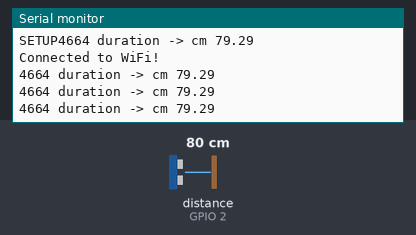
A sketch run on a simulated ESP8266 (NodeMCU). Shown: the last lines printed to the serial monitor. Wiring (inferred from the names in the program): ultrasonic range finder: trigger GPIO 0; echo GPIO 2. The inputs (shaded band) are chosen by the test bench; at power-on: distance to the obstacle (sensor on GPIO 2) 80 cm. The echo pulse lasts 58.3 µs per cm; WiFi joins after 1.5 s; servers stay silent unless stated; uploads are accepted with an empty reply.

Above: at 2.7 s.
2.8 s: distance to the obstacle (sensor on GPIO 2) set to 2 cm
At 3.33 s:
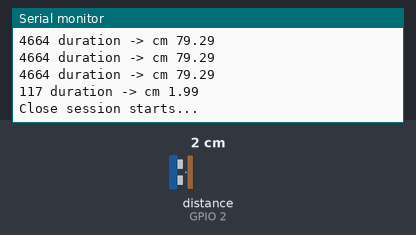
4.5 s: distance to the obstacle (sensor on GPIO 2) set to 35 cm
At 4.94 s:
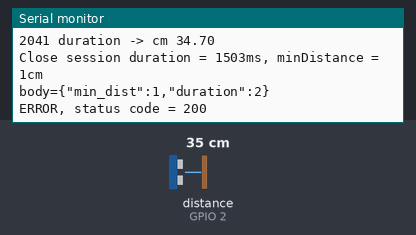
Timing chart, 0 to 7.5 s (numbered marks = the images above; inputs shaded):
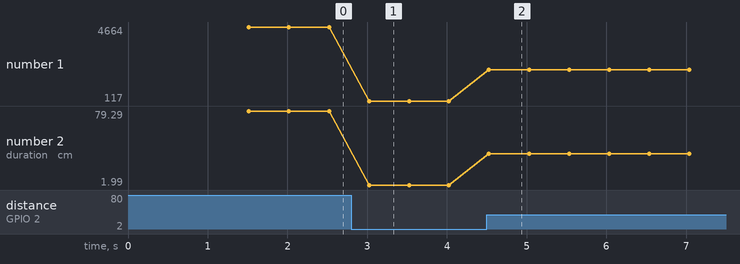

The sketch:

plant_guard_debug_version.ino
```cpp
// load this to EXP8266 ESP-01
// then keep GPIO0 disconnected, touch RESET to GND, connect GPIO0 where it's needed
// No LED or buzzer to keep RX and TX for debug prints
#define TRIG 0
#define ECHO 2
#define measureEveryMs 500
#define blinkEveryMs 200
#define distanceThreshold 30
#define DEVICE_API_KEY "same-key-as-in-lambda"
#define API_Endpoint "<APIEndpoint from `sam deploy`>/event"

#include <ESP8266WiFi.h>
#include <ESP8266HTTPClient.h>
#include <WiFiClientSecure.h>

uint8_t cm;
unsigned long lastMeasureTime;
bool closeSession;  // something is closer than threshold right now
unsigned long closeSessionStart;  // millis() of something getting close
uint8_t minDistance;

const char ssid[] = "wifi-ssid";
const char pass[] = "wifi-pass";

void setup() {
  Serial.begin(74880);
  Serial.print("SETUP");

  pinMode(TRIG, OUTPUT);
  pinMode(ECHO, INPUT);
  cm = measureDistance();
  lastMeasureTime = millis();
  closeSession = false;
  minDistance = distanceThreshold;

  WiFi.begin(ssid, pass);
  while (WiFi.status() != WL_CONNECTED) delay(500);
  Serial.println("Connected to WiFi!");
}

void sendData(uint8_t min_dist, uint16_t duration) {
  WiFiClientSecure client;
  HTTPClient http;
  client.setInsecure();   // skip certificate verification (debugging)

  http.begin(client, API_Endpoint);
  http.addHeader("Content-Type", "application/json");
  http.addHeader("DEVICE_API_KEY", DEVICE_API_KEY);

  char body[64];
  snprintf(body, sizeof(body), "{\"min_dist\":%d,\"duration\":%lu}", min_dist, duration);

  Serial.print("body=");
  Serial.println(body);
  int code = http.POST(body);

  if (code == 201) {
    Serial.println("Sent, 201");
  } else {
    Serial.print("ERROR, status code = ");
    Serial.println(code);
  }

  http.end();
}

float measureDistance() {
  digitalWrite(TRIG, LOW); delayMicroseconds(2);
  digitalWrite(TRIG, HIGH); delayMicroseconds(10);
  digitalWrite(TRIG, LOW);
  long duration = pulseIn(ECHO, HIGH);
  float d = duration * 0.034 / 2;
  Serial.print(duration);
  Serial.print(" duration -> cm ");
  Serial.println(d);
  return d;
}

void loop() {
  // measure every 500ms
  if (millis() >= lastMeasureTime + measureEveryMs) {
    cm = measureDistance();
    lastMeasureTime = millis();
  }

  // keep light blinking if something is close
  if (cm < distanceThreshold) {
    if (minDistance > cm) minDistance = cm;
    if (!closeSession) {
      // something got close, session starts
      closeSessionStart = millis();
      closeSession = true;
      Serial.println("Close session starts...");
    }
  } else {
    if (closeSession) {
      // close session is over
      // TODO: wait a sec for it to continue, maybe
      unsigned long duration = millis() - closeSessionStart;
      Serial.print("Close session duration = ");
      Serial.print(duration);
      Serial.print("ms, minDistance = ");
      Serial.print(minDistance);
      Serial.println("cm");
      closeSession = false;
      sendData(minDistance, (duration + 500) / 1000);
      minDistance = distanceThreshold;
    }
  }
}
```

Measured:
- after the input at 2.8 s, the serial monitor: prints a new line after 0.22 s (image 1)
- after the input at 4.5 s, the serial monitor: prints a new line at once (image 2)
- plotted number 1: 4664 → 117 after the input at 2.8 s, 117 → 2041 after the input at 4.5 s
- plotted number 2: 79.29 → 1.99 after the input at 2.8 s, 1.99 → 34.7 after the input at 4.5 s
